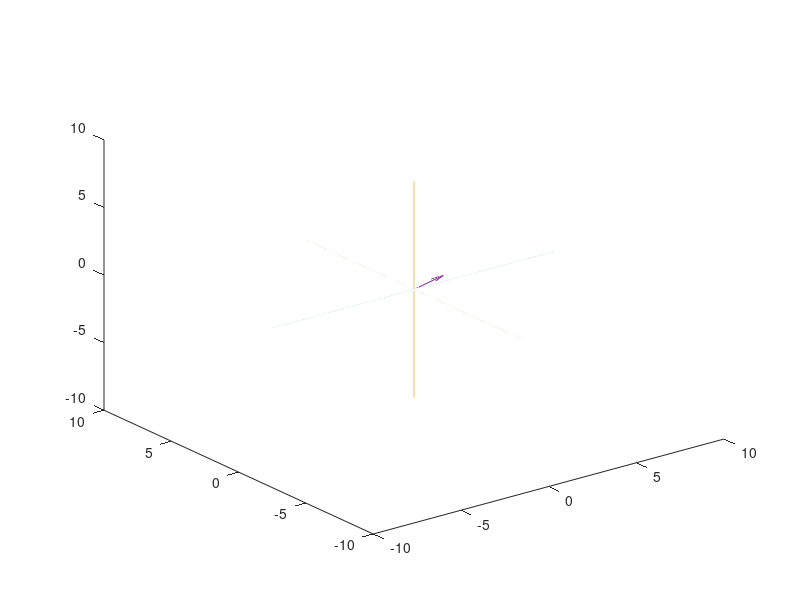

Source code (MATLAB): (Note: this script raises an error after producing the figure.)
clearvars -except m
Data = csvread('LeftArmMotionData.csv', 1,0);

Time = Data(1:end, 1);
Size = length(Time);
%--------------------------------------------------------------------------
%Arm_1 Vector Length
Arm_1 = Data(1:end, 2);

%Arm_2 Vector Length
Arm_2 = Data(1:end, 5);

%Arm_3 Vector Length
Arm_3 = Data(1:end, 8);


%--------------------------------------------------------------------------

%Arm 1------------------------------------------
%Phi Angle Setter
Upper_Arm_Phi = pi/180*Data(1:end, 3);
[UAPmax, Upper_Arm_Phi_max] = max(Upper_Arm_Phi);
[UAPmin, Upper_Arm_Phi_min] = min(Upper_Arm_Phi);

%Theta Angle Setter
Upper_Arm_Theta = pi/180*Data(1:end, 4);
[UATmax, Upper_Arm_Theta_max] = max(Upper_Arm_Theta);
[UATmin, Upper_Arm_Theta_min] = min(Upper_Arm_Theta);

%Arm 2------------------------------------------
%Phi Angle Setter
Forearm_Phi = pi/180*Data(1:end, 6);
[FPmax, Forearm_Phi_max] = max(Forearm_Phi);
[FPmin, Forearm_Phi_min] = min(Forearm_Phi);

%Theta Angle Setter
Forearm_Theta = pi/180*Data(1:end, 7);
[FTmax, Forearm_Theta_max] = max(Forearm_Theta);
[FTmin, Forearm_Theta_min] = min(Forearm_Theta);

%Arm 3------------------------------------------
%Phi Angle Setter
Hand_Phi = pi/180*Data(1:end, 9);
[HPmax, Hand_Phi_max] = max(Forearm_Theta);
[HPmin, Hand_Phi_min] = min(Forearm_Theta);

%Theta Angle Setter
Hand_Theta = pi/180*Data(1:end, 10);
[HTmax, Hand_Theta_max] = max(Forearm_Theta);
[HTmin, Hand_Theta_min] = min(Forearm_Theta);





%--------------------------------------------------------------------------
%Conversion from Spherical to Rectangular Coordinates 
%Arm 1
x_1 = Arm_1.*sin(Upper_Arm_Phi).*cos(Upper_Arm_Theta);
y_1 = Arm_1.*sin(Upper_Arm_Phi).*sin(Upper_Arm_Theta);
z_1 = Arm_1.*cos(Upper_Arm_Phi);

%Arm 2
x_2 = Arm_2.*sin(Forearm_Phi).*cos(Forearm_Theta);
y_2 = Arm_2.*sin(Forearm_Phi).*sin(Forearm_Theta);
z_2 = Arm_2.*cos(Forearm_Phi);

%Arm 3
x_3 = Arm_3.*sin(Hand_Phi).*cos(Hand_Theta);
y_3 = Arm_3.*sin(Hand_Phi).*sin(Hand_Theta);
z_3 = Arm_3.*cos(Hand_Phi);


%--------------------------------------------------------------------------
%Line/Axis Plots 
t1a = -8:.01:8;
t1b = 0*t1a;
t1c = 0*t1a;

t2b = -8:.01:8;
t2a = 0*t2b;
t2c = 0*t2b;

t3c = -8:.01:8;
t3a = 0*t3c;
t3b = 0*t3c;

%--------------------------------------------------------------------------
%Graphing loop
for j = 1:Size
    %Plot Axes
    plot3(t1a, t1b, t1c);
    hold on
    plot3(t2a, t2b, t2c);
    hold on
    plot3(t3a, t3b, t3c);
    hold on
    
    %Coordinate Set
    %Arm 1
    x2_begin_1 = 0;
    y2_begin_1 = 0;
    z2_begin_1 = 0;
    
    x2_1 = x_1(j);
    y2_1 = y_1(j);
    z2_1 = z_1(j);
    
    %Arm_2
    x2_begin_2 = x2_1;
    y2_begin_2 = y2_1;
    z2_begin_2 = z2_1;
    
    x2_2 = x_2(j) + x2_begin_2;
    y2_2 = y_2(j) + y2_begin_2;
    z2_2 = z_2(j) + z2_begin_2;
    
    %Arm_3
    x2_begin_3 = x2_2;
    y2_begin_3 = y2_2;
    z2_begin_3 = z2_2;
    
    x2_3 = x_3(j) + x2_begin_3;
    y2_3 = y_3(j) + y2_begin_3;
    z2_3 = z_3(j) + z2_begin_3;
    
    %Arm_1
    q_1 = quiver3([x2_begin_1],[y2_begin_1],[z2_begin_1],[x2_1],[y2_1],[z2_1]);
    switch(j)
        case Upper_Arm_Phi_max
            q_1.Color = 'blue';
        case Upper_Arm_Phi_min
            q_1.Color = 'red';
        case Upper_Arm_Theta_max
            q_1.Color = 'green';
        case Upper_Arm_Theta_min
            q_1.Color = 'm';
        otherwise
            q_1.Color = 'black';
    end
    q_1.LineWidth = 10;
    q_1.Marker = 'h';
    q_1.MarkerSize = 20;
    q_1.MarkerFaceColor = 'blue';
    q_1.MarkerEdgeColor = 'blue';
    q_1.ShowArrowHead = 'off';
    q_1.AlignVertexCenters = 'on';
    hold on
    
    %Arm_2
    q_2 = quiver3([x2_begin_2],[y2_begin_2],[z2_begin_2],[x2_2],[y2_2],[z2_2]);
    switch(j)
        case Forearm_Phi_max
            q_2.Color = 'blue';
        case Forearm_Phi_min
            q_2.Color = 'red';
        case Forearm_Theta_max
            q_2.Color = 'green';
        case Forearm_Theta_min
            q_2.Color = 'm';
        otherwise
            q_2.Color = 'black';
    end
    q_2.LineWidth = 10;
    q_2.Marker = 'h';
    q_2.MarkerSize = 20;
    q_2.MarkerFaceColor = 'blue';
    q_2.MarkerEdgeColor = 'blue';
    q_2.ShowArrowHead = 'off';
    q_2.AlignVertexCenters = 'on';
    hold on
    
    %Arm_3
    q_3 = quiver3([x2_begin_3],[y2_begin_3],[z2_begin_3],[x2_3],[y2_3],[z2_3]);
    switch(j)
        case Hand_Phi_max
            q_3.Color = 'blue';
        case Hand_Phi_min
            q_3.Color = 'red';
        case Hand_Theta_max
            q_3.Color = 'green';
        case Hand_Theta_min
            q_3.Color = 'm';
        otherwise 
            q_3.Color = 'black';
    end
    q_3.LineWidth = 10;
    q_3.Marker = 'h';
    q_3.MarkerSize = 20;
    q_3.MarkerFaceColor = 'blue';
    q_3.MarkerEdgeColor = 'blue';
    q_3.ShowArrowHead = 'on';
    q_3.AlignVertexCenters = 'on';
    hold on
    
    axis([-5 5 -5 5 -5 5])
    drawnow
    pause(.005)
    hold on
end

%Table Var Names - for min and max export
Upper_Arm_Phi = [UAPmax; Upper_Arm_Phi_max; UAPmin; Upper_Arm_Phi_min];
Upper_Arm_Theta = [UATmax; Upper_Arm_Theta_max; UATmin; Upper_Arm_Theta_min];
Forearm_Phi = [FPmax;Forearm_Phi_max;FPmin; Forearm_Phi_min];
Forearm_Theta = [FTmax;Forearm_Theta_max; FTmin; Forearm_Theta_min];
Hand_Phi = [HPmax; Hand_Phi_max; HPmin; Hand_Phi_min];
Hand_Theta = [HTmax; Hand_Theta_max; HTmin; Hand_Theta_min];

RowNames = {'Max'; 'Time Index # at which Max occurred'; 'Min'; 'Time Index # at which Min occurred'};


%Make and export CSV file with Min and Max values
T = table(Upper_Arm_Phi, Upper_Arm_Theta, Forearm_Phi, Forearm_Theta, Hand_Phi, Hand_Theta, 'RowNames', RowNames);
writetable(T, 'LeftArmMotion_Min_Max_Data.csv', 'WriteRowNames', true);

%Type out CSV file in Command Window
type 'ArmMotion_Min_Max_Data.csv'
clearvars -except m
